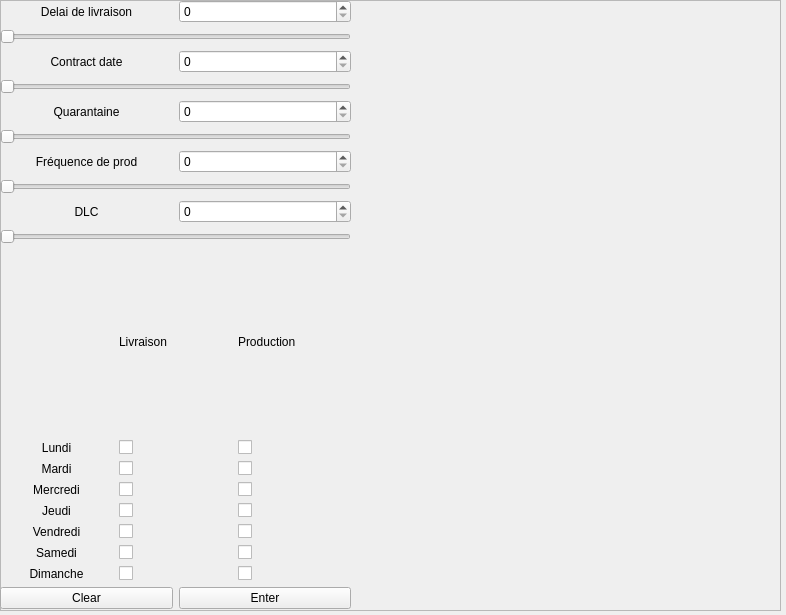
<?xml version="1.0" encoding="UTF-8"?>
<ui version="4.0">
 <class>MainWindow</class>
 <widget class="QMainWindow" name="MainWindow">
  <property name="geometry">
   <rect>
    <x>0</x>
    <y>0</y>
    <width>786</width>
    <height>615</height>
   </rect>
  </property>
  <property name="mouseTracking">
   <bool>false</bool>
  </property>
  <property name="windowTitle">
   <string>MainWindow</string>
  </property>
  <widget class="QWidget" name="centralwidget">
   <widget class="QWidget" name="horizontalLayoutWidget">
    <property name="geometry">
     <rect>
      <x>0</x>
      <y>0</y>
      <width>781</width>
      <height>611</height>
     </rect>
    </property>
    <layout class="QHBoxLayout" name="horizontalLayout_3">
     <item>
      <widget class="QFrame" name="frameGraph">
       <property name="frameShape">
        <enum>QFrame::StyledPanel</enum>
       </property>
       <property name="frameShadow">
        <enum>QFrame::Raised</enum>
       </property>
       <widget class="QWidget" name="">
        <property name="geometry">
         <rect>
          <x>0</x>
          <y>0</y>
          <width>351</width>
          <height>609</height>
         </rect>
        </property>
        <layout class="QVBoxLayout" name="verticalLayout">
         <item>
          <layout class="QHBoxLayout" name="horizontalLayout">
           <item>
            <layout class="QGridLayout" name="gridLayout_2">
             <item row="2" column="0">
              <widget class="QSlider" name="SliderDelaiLivr">
               <property name="orientation">
                <enum>Qt::Horizontal</enum>
               </property>
              </widget>
             </item>
             <item row="1" column="0">
              <layout class="QHBoxLayout" name="horizontalLayout_5">
               <item>
                <widget class="QLabel" name="labelDelai">
                 <property name="text">
                  <string>Delai de livraison</string>
                 </property>
                 <property name="alignment">
                  <set>Qt::AlignCenter</set>
                 </property>
                </widget>
               </item>
               <item>
                <widget class="QSpinBox" name="spinBoxDelai"/>
               </item>
              </layout>
             </item>
             <item row="5" column="0">
              <layout class="QHBoxLayout" name="horizontalLayout_7">
               <item>
                <widget class="QLabel" name="labelQuarantaine">
                 <property name="text">
                  <string>Quarantaine</string>
                 </property>
                 <property name="alignment">
                  <set>Qt::AlignCenter</set>
                 </property>
                </widget>
               </item>
               <item>
                <widget class="QSpinBox" name="spinBoxQuarantaine"/>
               </item>
              </layout>
             </item>
             <item row="7" column="0">
              <layout class="QHBoxLayout" name="horizontalLayout_8">
               <item>
                <widget class="QLabel" name="labelFreqProd">
                 <property name="text">
                  <string>Fréquence de prod</string>
                 </property>
                 <property name="alignment">
                  <set>Qt::AlignCenter</set>
                 </property>
                </widget>
               </item>
               <item>
                <widget class="QSpinBox" name="spinBoxFreqProd"/>
               </item>
              </layout>
             </item>
             <item row="9" column="0">
              <layout class="QHBoxLayout" name="horizontalLayout_9">
               <item>
                <widget class="QLabel" name="labelDLC">
                 <property name="text">
                  <string>DLC</string>
                 </property>
                 <property name="alignment">
                  <set>Qt::AlignCenter</set>
                 </property>
                </widget>
               </item>
               <item>
                <widget class="QSpinBox" name="spinBoxDLC"/>
               </item>
              </layout>
             </item>
             <item row="3" column="0">
              <layout class="QHBoxLayout" name="horizontalLayout_6">
               <item>
                <widget class="QLabel" name="labelContractDate">
                 <property name="text">
                  <string>Contract date</string>
                 </property>
                 <property name="alignment">
                  <set>Qt::AlignCenter</set>
                 </property>
                </widget>
               </item>
               <item>
                <widget class="QSpinBox" name="spinBoxContractDate"/>
               </item>
              </layout>
             </item>
             <item row="4" column="0">
              <widget class="QSlider" name="SliderContratDate">
               <property name="orientation">
                <enum>Qt::Horizontal</enum>
               </property>
              </widget>
             </item>
             <item row="6" column="0">
              <widget class="QSlider" name="SliderQuarantaine">
               <property name="orientation">
                <enum>Qt::Horizontal</enum>
               </property>
              </widget>
             </item>
             <item row="8" column="0">
              <widget class="QSlider" name="SliderFreqProd">
               <property name="orientation">
                <enum>Qt::Horizontal</enum>
               </property>
              </widget>
             </item>
             <item row="10" column="0">
              <widget class="QSlider" name="SliderDLC">
               <property name="orientation">
                <enum>Qt::Horizontal</enum>
               </property>
              </widget>
             </item>
            </layout>
           </item>
          </layout>
         </item>
         <item>
          <layout class="QHBoxLayout" name="horizontalLayout_2">
           <item>
            <layout class="QGridLayout" name="gridLayout">
             <item row="8" column="1">
              <widget class="QCheckBox" name="checkBoxSaL">
               <property name="text">
                <string/>
               </property>
              </widget>
             </item>
             <item row="9" column="1">
              <widget class="QCheckBox" name="checkBoxDiL">
               <property name="text">
                <string/>
               </property>
              </widget>
             </item>
             <item row="6" column="0">
              <widget class="QLabel" name="labelJe">
               <property name="text">
                <string>Jeudi</string>
               </property>
               <property name="alignment">
                <set>Qt::AlignCenter</set>
               </property>
              </widget>
             </item>
             <item row="4" column="1">
              <widget class="QCheckBox" name="checkBoxMaL">
               <property name="text">
                <string/>
               </property>
              </widget>
             </item>
             <item row="3" column="1">
              <widget class="QCheckBox" name="checkBoxLuL">
               <property name="text">
                <string/>
               </property>
              </widget>
             </item>
             <item row="7" column="0">
              <widget class="QLabel" name="labelVe">
               <property name="text">
                <string>Vendredi</string>
               </property>
               <property name="alignment">
                <set>Qt::AlignCenter</set>
               </property>
              </widget>
             </item>
             <item row="7" column="1">
              <widget class="QCheckBox" name="checkBoxVeL">
               <property name="text">
                <string/>
               </property>
              </widget>
             </item>
             <item row="6" column="1">
              <widget class="QCheckBox" name="checkBoxJeL">
               <property name="text">
                <string/>
               </property>
              </widget>
             </item>
             <item row="3" column="2">
              <widget class="QCheckBox" name="checkBoxLuP">
               <property name="text">
                <string/>
               </property>
              </widget>
             </item>
             <item row="9" column="0">
              <widget class="QLabel" name="labelDi">
               <property name="text">
                <string>Dimanche</string>
               </property>
               <property name="alignment">
                <set>Qt::AlignCenter</set>
               </property>
              </widget>
             </item>
             <item row="4" column="0">
              <widget class="QLabel" name="labelMa">
               <property name="text">
                <string>Mardi</string>
               </property>
               <property name="alignment">
                <set>Qt::AlignCenter</set>
               </property>
              </widget>
             </item>
             <item row="8" column="0">
              <widget class="QLabel" name="labelSa">
               <property name="text">
                <string>Samedi</string>
               </property>
               <property name="alignment">
                <set>Qt::AlignCenter</set>
               </property>
              </widget>
             </item>
             <item row="5" column="0">
              <widget class="QLabel" name="labelMe">
               <property name="text">
                <string>Mercredi</string>
               </property>
               <property name="alignment">
                <set>Qt::AlignCenter</set>
               </property>
              </widget>
             </item>
             <item row="9" column="2">
              <widget class="QCheckBox" name="checkBoxDiP">
               <property name="text">
                <string/>
               </property>
              </widget>
             </item>
             <item row="8" column="2">
              <widget class="QCheckBox" name="checkBoxSaP">
               <property name="text">
                <string/>
               </property>
              </widget>
             </item>
             <item row="6" column="2">
              <widget class="QCheckBox" name="checkBoxJeP">
               <property name="text">
                <string/>
               </property>
              </widget>
             </item>
             <item row="4" column="2">
              <widget class="QCheckBox" name="checkBoxMaP">
               <property name="text">
                <string/>
               </property>
              </widget>
             </item>
             <item row="7" column="2">
              <widget class="QCheckBox" name="checkBoxVeP">
               <property name="text">
                <string/>
               </property>
              </widget>
             </item>
             <item row="5" column="1">
              <widget class="QCheckBox" name="checkBoxMeL">
               <property name="text">
                <string/>
               </property>
              </widget>
             </item>
             <item row="5" column="2">
              <widget class="QCheckBox" name="checkBoxMeP">
               <property name="text">
                <string/>
               </property>
              </widget>
             </item>
             <item row="3" column="0">
              <widget class="QLabel" name="labelLu">
               <property name="text">
                <string>Lundi</string>
               </property>
               <property name="alignment">
                <set>Qt::AlignCenter</set>
               </property>
              </widget>
             </item>
             <item row="2" column="1">
              <widget class="QLabel" name="labelLivr">
               <property name="text">
                <string>Livraison</string>
               </property>
              </widget>
             </item>
             <item row="2" column="2">
              <widget class="QLabel" name="labelProd">
               <property name="text">
                <string>Production</string>
               </property>
              </widget>
             </item>
             <item row="2" column="0">
              <widget class="QLabel" name="label">
               <property name="text">
                <string/>
               </property>
              </widget>
             </item>
            </layout>
           </item>
          </layout>
         </item>
         <item>
          <layout class="QHBoxLayout" name="horizontalLayout_4">
           <item>
            <widget class="QPushButton" name="pushButtonClear">
             <property name="text">
              <string>Clear</string>
             </property>
            </widget>
           </item>
           <item>
            <widget class="QPushButton" name="pushButtonEnter">
             <property name="text">
              <string>Enter</string>
             </property>
            </widget>
           </item>
          </layout>
         </item>
        </layout>
       </widget>
      </widget>
     </item>
    </layout>
   </widget>
  </widget>
 </widget>
 <resources/>
 <connections/>
</ui>
